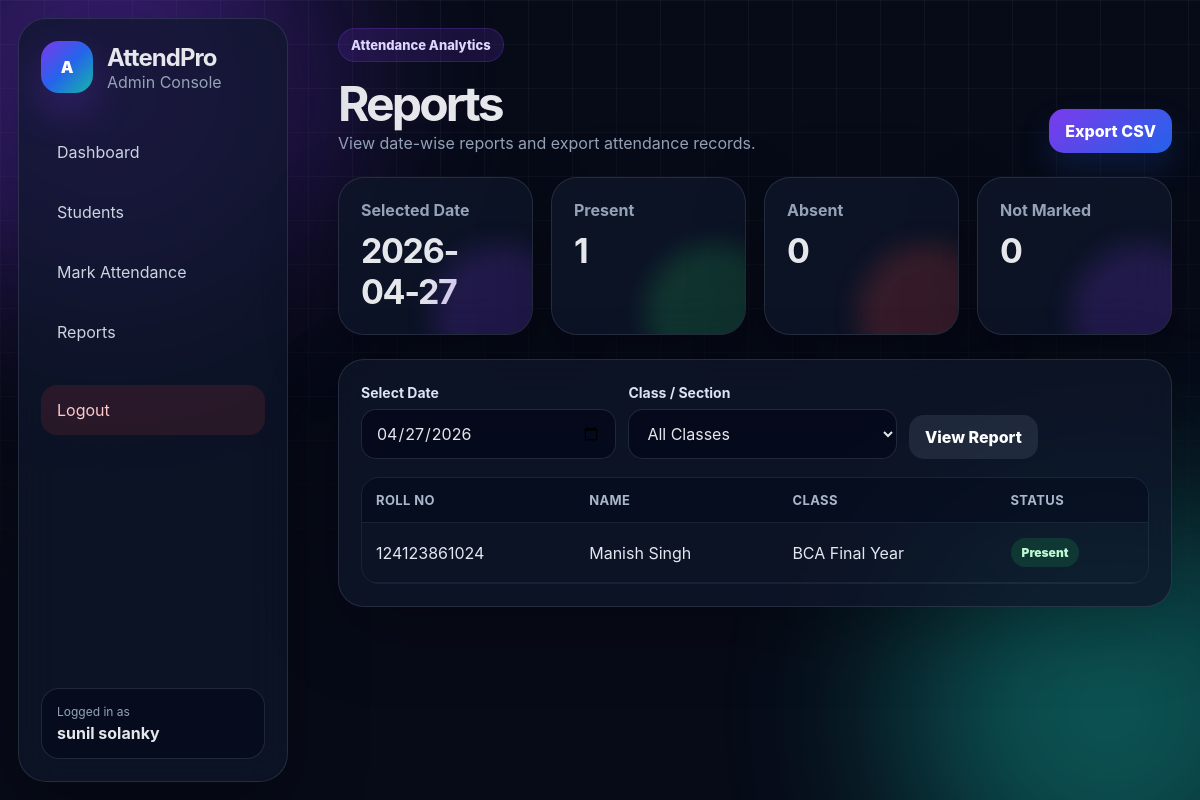
The page /admin/reports (signed in) on the database its author committed.
### tables this page shows
CREATE TABLE students (
            id INTEGER PRIMARY KEY AUTOINCREMENT,
            roll_no TEXT UNIQUE NOT NULL,
            name TEXT NOT NULL,
            class_name TEXT NOT NULL,
            email TEXT UNIQUE,
            phone TEXT,
            password_hash TEXT,
            created_at TEXT DEFAULT CURRENT_TIMESTAMP
        );

### app.py (the view)
@app.route("/admin/reports")
@login_required("admin")
def admin_reports():
    selected_date = request.args.get("date", date.today().isoformat())
    selected_class = request.args.get("class_name", "")
    conn = get_db()
    classes = conn.execute("""
        SELECT DISTINCT class_name FROM students
        WHERE class_name IS NOT NULL AND class_name != ''
        ORDER BY class_name
    """).fetchall()
    if selected_class:
        report_data = conn.execute("""
            SELECT
                s.roll_no,
                s.name,
                s.class_name,
                COALESCE(a.status, 'Not Marked') AS status
            FROM students s
            LEFT JOIN attendance a
                ON s.id = a.student_id AND a.attendance_date = ?
            WHERE s.class_name = ?
            ORDER BY s.roll_no
        """, (selected_date, selected_class)).fetchall()
    else:
        report_data = conn.execute("""
            SELECT
                s.roll_no,
                s.name,
                s.class_name,
                COALESCE(a.status, 'Not Marked') AS status
            FROM students s
            LEFT JOIN attendance a
                ON s.id = a.student_id AND a.attendance_date = ?
            ORDER BY s.roll_no
        """, (selected_date,)).fetchall()
    present_count = sum(1 for row in report_data if row["status"] == "Present")
    absent_count = sum(1 for row in report_data if row["status"] == "Absent")
    not_marked_count = sum(1 for row in report_data if row["status"] == "Not Marked")
    conn.close()
    return render_template(
        "admin_reports.html",
        report_data=report_data,
        selected_date=selected_date,
        selected_class=selected_class,
        classes=classes,
        present_count=present_count,
        absent_count=absent_count,
        not_marked_count=not_marked_count
    )

### app.py (called while the page is built)
def get_db():
    conn = sqlite3.connect(DB_PATH)
    conn.row_factory = sqlite3.Row
    conn.execute("PRAGMA foreign_keys = ON")
    return conn

def login_required(role=None):
    def decorator(view_func):
        @wraps(view_func)
        def wrapper(*args, **kwargs):
            if "user_id" not in session:
                flash("Please login first.", "warning")
                return redirect(url_for("index"))
            if role and session.get("role") != role:
                flash("You do not have permission to access that page.", "danger")
                return redirect(url_for("index"))
            return view_func(*args, **kwargs)
        return wrapper
    return decorator

@app.context_processor
def inject_user():
    return {
        "current_role": session.get("role"),
        "current_user": session.get("username") or session.get("student_name")
    }

### templates/admin_reports.html (shortened to what this page needs)
{% extends "base.html" %}
{% block content %}
<div class="page-header">
    <div>
        <span class="page-kicker">Attendance Analytics</span>
        <h1>Reports</h1>
        <p>View date-wise reports and export attendance records.</p>
    </div>
    <a href="{{ url_for('export_report', date=selected_date, class_name=selected_class) }}" class="btn primary">Export CSV</a>
</div>
<section class="stats-grid report-grid">
    <div class="stat-card">
        <p>Selected Date</p>
        <h2>{{ selected_date }}</h2>
    </div>
    <div class="stat-card success-stat">
        <p>Present</p>
        <h2>{{ present_count }}</h2>
    </div>
    <div class="stat-card danger-stat">
        <p>Absent</p>
        <h2>{{ absent_count }}</h2>
    </div>
    <div class="stat-card">
        <p>Not Marked</p>
        <h2>{{ not_marked_count }}</h2>
    </div>
</section>
<section class="card">
    <form method="GET" class="filter-form">
        <div>
            <label>Select Date</label>
            <input type="date" name="date" value="{{ selected_date }}">
        </div>
        <div>
            <label>Class / Section</label>
            <select name="class_name">
                <option value="">All Classes</option>
            </select>
        </div>
        <button class="btn">View Report</button>
    </form>
    <div class="table-wrap">
        <table>
            <thead>
                <tr>
                    <th>Roll No</th>
                    <th>Name</th>
                    <th>Class</th>
                    <th>Status</th>
                </tr>
            </thead>
            <tbody>
                {% for row in report_data %}
                <tr>
                    <td>{{ row.roll_no }}</td>
                    <td>{{ row.name }}</td>
                    <td>{{ row.class_name }}</td>
                    <td>
                        <span class="status {{ row.status|lower|replace(' ', '-') }}">
                            {{ row.status }}
                        </span>
                    </td>
                </tr>
                {% else %}
                <tr>
                    <td colspan="4" class="empty">No report data found.</td>
                </tr>
                {% endfor %}
            </tbody>
        </table>
    </div>
</section>
{% endblock %}

### static/css/style.css (style rules this page uses)
* { margin: 0; padding: 0; box-sizing: border-box; font-family: Inter, Segoe UI, Arial, sans-serif; }
:root { --bg: #070b18; --panel: rgba(15, 23, 42, 0.78); --panel-strong: rgba(15, 23, 42, 0.92); --border: rgba(148, 163, 184, 0.18); --text: #e5e7eb; --muted: #94a3b8; --primary: #7c3aed; --primary-2: #2563eb; --teal: #14b8a6; --green: #22c55e; --red: #ef4444; --amber: #f59e0b; }
body { min-height: 100vh; background: var(--bg); color: var(--text); overflow-x: hidden; }
a { color: inherit; text-decoration: none; }
button, input, select { font: inherit; }
.brand p, .muted, .page-header p, .card-subtitle, .section-title p, .student-hero p, .profile-info small { color: var(--muted); }
.hero-card, .auth-card, .card, .stat-card, .student-hero { background: var(--panel); border: 1px solid var(--border); backdrop-filter: blur(24px); box-shadow: 0 25px 75px rgba(0, 0, 0, 0.28); }
.hero-kicker, .page-kicker { display: inline-flex; align-items: center; width: fit-content; padding: 8px 12px; border-radius: 999px; color: #ddd6fe; background: rgba(124, 58, 237, 0.16); border: 1px solid rgba(124, 58, 237, 0.26); font-size: 13px; font-weight: 800; margin-bottom: 12px; }
label { font-size: 14px; color: #dbe4f0; font-weight: 700; }
input, select { width: 100%; margin-top: 7px; padding: 13px 14px; border-radius: 15px; border: 1px solid rgba(148, 163, 184, 0.2); background: rgba(2, 6, 23, 0.62); color: var(--text); outline: none; transition: 0.22s; }
select { cursor: pointer; }
input::placeholder { color: #64748b; }
.btn { display: inline-flex; align-items: center; justify-content: center; border: 0; padding: 12px 16px; border-radius: 15px; background: rgba(148, 163, 184, 0.14); color: white; cursor: pointer; transition: 0.25s ease; font-weight: 800; white-space: nowrap; }
.btn.primary { background: linear-gradient(135deg, var(--primary), var(--primary-2)); box-shadow: 0 16px 32px rgba(37, 99, 235, 0.18); }
.page-header { display: flex; justify-content: space-between; align-items: end; gap: 18px; margin-bottom: 24px; }
.page-header h1 { font-size: clamp(32px, 4vw, 48px); letter-spacing: -0.06em; }
.stats-grid { display: grid; grid-template-columns: repeat(4, 1fr); gap: 18px; margin-bottom: 24px; }
.report-grid { grid-template-columns: repeat(4, 1fr); }
.stat-card, .card, .student-hero { border-radius: 26px; padding: 22px; }
.stat-card { position: relative; overflow: hidden; }
.stat-card::after { content: ""; position: absolute; inset: auto -40px -50px auto; width: 140px; height: 140px; border-radius: 999px; background: rgba(124, 58, 237, 0.18); filter: blur(12px); }
.success-stat::after { background: rgba(34, 197, 94, 0.18); }
.danger-stat::after { background: rgba(239, 68, 68, 0.18); }
.stat-card p { color: var(--muted); font-weight: 700; }
.stat-card h2 { margin-top: 10px; font-size: 34px; letter-spacing: -0.04em; }
.search-form, .filter-form { display: flex; gap: 12px; align-items: end; flex-wrap: wrap; }
.filter-form { margin-bottom: 18px; }
.table-wrap { overflow-x: auto; border-radius: 18px; border: 1px solid rgba(148, 163, 184, 0.11); }
table { width: 100%; border-collapse: collapse; min-width: 760px; }
th { text-align: left; color: #aab7ca; font-size: 13px; letter-spacing: 0.03em; text-transform: uppercase; padding: 14px; background: rgba(2, 6, 23, 0.42); border-bottom: 1px solid rgba(148, 163, 184, 0.14); }
td { padding: 15px 14px; border-bottom: 1px solid rgba(148, 163, 184, 0.10); color: #e2e8f0; }
.status { display: inline-flex; align-items: center; justify-content: center; padding: 7px 11px; border-radius: 999px; font-weight: 900; font-size: 12px; }
.status.present { background: rgba(34, 197, 94, 0.16); color: #bbf7d0; }

### rows shown on the page
students: roll_no "124123861024", name "Manish Singh", class_name "BCA Final Year", status "Present"

### other values the page prints
{{ "Admin Console" if current_role == "admin" else "Student Portal" }} "Admin Console"
{{ current_user }} "sunil solanky"
{{ selected_date }} "2026-04-27"
{{ present_count }} "1"
{{ absent_count }} "0"
{{ not_marked_count }} "0"
